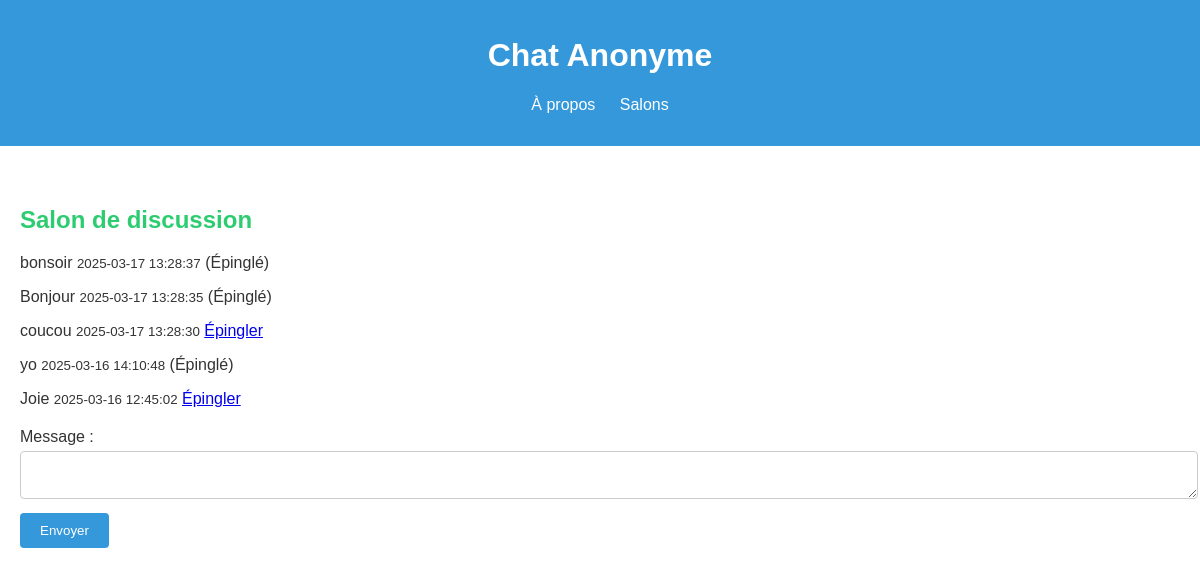
/index.php?page=message&room_id=8, run on the app's committed database.
### tables this page shows
CREATE TABLE `messages` (
  `id` int(10) UNSIGNED NOT NULL,
  `room_id` int(10) UNSIGNED NOT NULL,
  `content` text NOT NULL,
  `pinned` tinyint(1) DEFAULT '0',
  `created_at` timestamp NOT NULL DEFAULT CURRENT_TIMESTAMP ON UPDATE CURRENT_TIMESTAMP
);

### src/controllers/MessageController.php (called while the page is built, shortened)
<?php
class MessageController {
    private $messageRepository;
    public function __construct()  {
        $this->messageRepository = new MessageRepository();
    }
    public function display()   {
    $roomId = $_GET['room_id'] ?? 1;
    $messages = $this->messageRepository->getMessagesByRoomId($roomId);
    require_once "src/views/layout.phtml";
    }
}

### index.php (called while the page is built, shortened)
<?php
spl_autoload_register(function($className) {
    $path = str_replace('\\', '/', $className);
    $path = str_replace('App', 'src', $path);
    $filename = $path . '.php';
});
$url = isset($_GET['page']) ? $_GET['page'] : 'home';
$action = isset($_GET['action']) ? $_GET['action'] : null;
$router = new Router($url, $action);
$controllerInstance = $router->getController();
$actionMethod = $router->getAction();
$controllerInstance->$actionMethod();

### src/services/database.php (called while the page is built, shortened)
<?php
function getConnection(): \PDO{
    try {
        return new \PDO(
            'mysql:host=' . DB_HOST . ';port=' . DB_PORT . ';dbname=' . DB_NAME,
            DB_USERNAME,
            DB_PASSWORD,
            [\PDO::ATTR_ERRMODE => \PDO::ERRMODE_EXCEPTION]
        );
    } catch (\PDOException $e) {
        echo "Erreur de connexion à la base de données : " . $e->getMessage();
        exit();
    }
}

### src/repositories/AbstractRepository.php (called while the page is built, shortened)
<?php
require_once 'src/services/database.php';
abstract class AbstractRepository{
    public function __construct(){
        $this->db = \App\services\getConnection();
    }
}

### src/repositories/MessageRepository.php (called while the page is built, shortened)
<?php
class MessageRepository extends AbstractRepository{
    public function getMessagesByRoomId(int $roomId): array{
        $messageRepository = $this->db->prepare("SELECT * FROM messages WHERE room_id = :room_id ORDER BY created_at DESC");
        $messageRepository->execute(['room_id' => $roomId]);
        return $messageRepository->fetchAll(PDO::FETCH_ASSOC);
    }
}

### src/views/chat/chat.phtml (the view, shortened to what this page needs)
<h2>Salon de discussion</h2>
<div>
  <?php foreach ($messages as $message): ?>
    <p><?= $message['content'] ?> <small><?= $message['created_at'] ?></small>
    <?php if ($message['pinned']): ?>
      <span>(Épinglé)</span>
    <?php else: ?>
      <a href="index.php?page=message&action=pin&message_id=<?= $message['id'] ?>&room_id=<?= $message['room_id'] ?>">Épingler</a>
    <?php endif; ?>
    </p>
  <?php endforeach; ?>
</div>
<form action="index.php?page=message&action=send" method="POST">
  <label for="content">Message :</label>
  <textarea id="content" name="content" required></textarea>
  <button type="submit">Envoyer</button>
</form>

### src/views/layout.phtml (shortened to what this page needs)
<!DOCTYPE html>
<html lang="fr">
<head>
  <link rel="stylesheet" href="src/public/css/app.css" />
</head>
<body>
  <header>
    <h1>Chat Anonyme</h1>
    <nav>
      <ul>
        <li><a href="index.php?page=about">À propos</a></li>
        <li><a href="index.php?page=room">Salons</a></li>
      </ul>
    </nav>
  </header>
  <main>
    <?php include $template.'.phtml'; ?>
  </main>
</body>
</html>

### src/public/css/app.css (style rules this page uses)
body { font-family: Arial, sans-serif; margin: 0; padding: 0; color: #333; }
header { background-color: #3498db; color: white; padding: 1rem 0; text-align: center; }
header nav ul { list-style-type: none; padding: 0; }
header nav ul li { display: inline; margin: 0 10px; }
header nav ul li a { color: white; text-decoration: none; }
main { max-width: 1200px; margin: 20px auto; padding: 20px; }
main h2 { color: #2ecc71; }
main form { margin-top: 20px; }
main form label { display: block; margin-bottom: 5px; }
main form textarea, main form input[type=text] { width: 100%; padding: 8px; margin-bottom: 10px; border: 1px solid #ccc; border-radius: 4px; }
main form button { background-color: #3498db; color: white; border: none; padding: 10px 20px; cursor: pointer; border-radius: 4px; }

### data on the page
messages: content "bonsoir", created_at "2025-03-17 13:28:37", pinned "(Épinglé)"
messages: content "Bonjour", created_at "2025-03-17 13:28:35", pinned "(Épinglé)"
messages: content "coucou", created_at "2025-03-17 13:28:30"
messages: content "yo", created_at "2025-03-16 14:10:48", pinned "(Épinglé)"
messages: content "Joie", created_at "2025-03-16 12:45:02"
